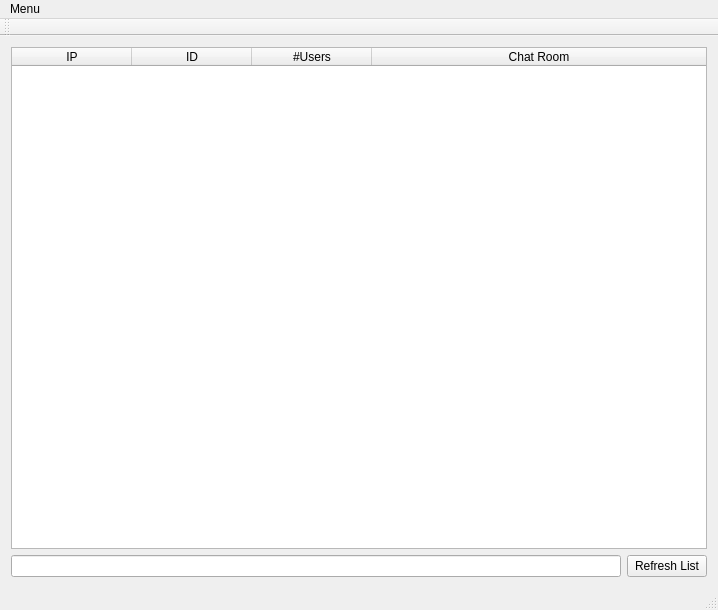
<?xml version="1.0" encoding="UTF-8"?>
<ui version="4.0">
 <class>MainWindow</class>
 <widget class="QMainWindow" name="MainWindow">
  <property name="geometry">
   <rect>
    <x>0</x>
    <y>0</y>
    <width>718</width>
    <height>610</height>
   </rect>
  </property>
  <property name="sizePolicy">
   <sizepolicy hsizetype="Preferred" vsizetype="Preferred">
    <horstretch>0</horstretch>
    <verstretch>0</verstretch>
   </sizepolicy>
  </property>
  <property name="windowTitle">
   <string>Channel List</string>
  </property>
  <widget class="QWidget" name="centralWidget">
   <layout class="QVBoxLayout" name="verticalLayout">
    <item>
     <widget class="QTableWidget" name="chatRoomTable">
      <property name="maximumSize">
       <size>
        <width>10000</width>
        <height>10000</height>
       </size>
      </property>
      <property name="editTriggers">
       <set>QAbstractItemView::NoEditTriggers</set>
      </property>
      <attribute name="horizontalHeaderCascadingSectionResizes">
       <bool>false</bool>
      </attribute>
      <attribute name="horizontalHeaderDefaultSectionSize">
       <number>120</number>
      </attribute>
      <attribute name="horizontalHeaderMinimumSectionSize">
       <number>40</number>
      </attribute>
      <attribute name="horizontalHeaderStretchLastSection">
       <bool>true</bool>
      </attribute>
      <column>
       <property name="text">
        <string>IP</string>
       </property>
      </column>
      <column>
       <property name="text">
        <string>ID</string>
       </property>
      </column>
      <column>
       <property name="text">
        <string>#Users</string>
       </property>
      </column>
      <column>
       <property name="text">
        <string>Chat Room</string>
       </property>
      </column>
     </widget>
    </item>
    <item>
     <layout class="QHBoxLayout" name="horizontalLayout">
      <item>
       <widget class="QLineEdit" name="commandLine"/>
      </item>
      <item>
       <widget class="QPushButton" name="refreshButton">
        <property name="text">
         <string>Refresh List</string>
        </property>
       </widget>
      </item>
     </layout>
    </item>
   </layout>
  </widget>
  <widget class="QMenuBar" name="menuBar">
   <property name="geometry">
    <rect>
     <x>0</x>
     <y>0</y>
     <width>718</width>
     <height>26</height>
    </rect>
   </property>
   <widget class="QMenu" name="menuMenu">
    <property name="title">
     <string>Menu</string>
    </property>
    <addaction name="actionCreate_ChatRoom"/>
   </widget>
   <addaction name="menuMenu"/>
  </widget>
  <widget class="QToolBar" name="mainToolBar">
   <attribute name="toolBarArea">
    <enum>TopToolBarArea</enum>
   </attribute>
   <attribute name="toolBarBreak">
    <bool>false</bool>
   </attribute>
  </widget>
  <widget class="QStatusBar" name="statusBar"/>
  <action name="actionCreate_ChatRoom">
   <property name="text">
    <string>Create ChatRoom</string>
   </property>
  </action>
 </widget>
 <layoutdefault spacing="6" margin="11"/>
 <resources/>
 <connections/>
</ui>
